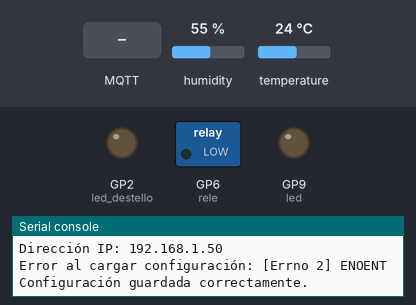
Simulated run of this program. Board: Raspberry Pi Pico running MicroPython. On the bench: switched loads named in the program (green lamp = pin HIGH), output pins drawn as LEDs (lit = HIGH), the last lines printed to the serial console. The inputs (shaded band) are chosen by the test bench; at power-on: humidity 55 %, temperature 24 °C. WiFi joins after 1.5 s; files the program writes start out absent; no MQTT or app messages arrive unless stated; values from a settings file that is not in the repository are placeholders; files that are not in the repository are absent.

Above: at 3.2 s.
3.3 s: MQTT message "1" arrives on the first subscribed topic
At 4.5 s:
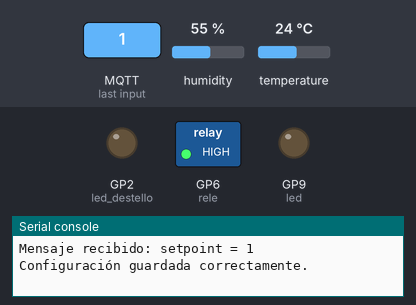
5.0 s: MQTT message "setpoint" arrives on the first subscribed topic
6.5 s: MQTT message "periodo" arrives on the first subscribed topic
Timing chart, 0 to 9.5 s (numbered marks = the images above; inputs shaded):
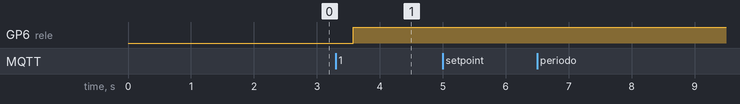

Measured:
- after the input at 3.3 s, GP6 (rele): LOW → HIGH after 0.28 s

The program:

main.py
```python
from mqtt_as import MQTTClient, config
import asyncio
import ujson as json
import machine, dht, network, time
from settings import SSID, password, BROKER

# Asignación de pines
rele = machine.Pin(6, machine.Pin.OUT)
led = machine.Pin(9, machine.Pin.OUT)
led_destello = machine.Pin(2, machine.Pin.OUT)  # Pin GP2 para el destello
sensor = dht.DHT22(machine.Pin(15))

# Variables globales
global setpoint, periodo, modo, estado_rele, temperatura

CONFIG_FILE = "config.json"

async def guardar_config():
    try:
        data = {
            "setpoint": setpoint,
            "periodo": periodo,
            "modo": modo,
            "estado_rele": estado_rele
        }
        with open(CONFIG_FILE, "w") as f:
            json.dump(data, f)
        print("Configuración guardada correctamente.")
    except Exception as e:
        print(f"Error al guardar configuración: {e}")

async def cargar_config():
    global setpoint, periodo, modo, estado_rele
    try:
        with open(CONFIG_FILE, "r") as f:
            data = json.load(f)
            setpoint = data.get("setpoint", 25)
            periodo = data.get("periodo", 10)
            modo = data.get("modo", 1)
            estado_rele = data.get("estado_rele", 0)
        print("Configuración cargada correctamente.")
    except (OSError, ValueError) as e:
        print(f"Error al cargar configuración: {e}")
        setpoint, periodo, modo, estado_rele = 25, 10, 1, 0
        asyncio.create_task(guardar_config())

# Obtener ID único
id = "".join("{:02X}".format(b) for b in machine.unique_id())

asyncio.create_task(cargar_config())

# Conexión WiFi
wlan = network.WLAN(network.STA_IF)
wlan.active(True)
wlan.connect(SSID, password)

print("Conectando a WiFi...")
max_wait = 10
while max_wait > 0:
    if wlan.status() < 0 or wlan.status() >= 3:
        break
    max_wait -= 1
    print("Esperando conexión...")
    time.sleep(1)

if wlan.status() != 3:
    raise RuntimeError("Error en la conexión de red")
else:
    print("Conectado a WiFi")
    print("Dirección IP:", wlan.ifconfig()[0])

# Config MQTT
config['server'] = BROKER
config['ssid'] = SSID
config['wifi_pw'] = password

# Manejo de conexión y suscripciones
async def conexion(client):
    while True:
        await client.up.wait()
        client.up.clear()
        for sub in ["setpoint", "periodo", "destello", "modo", "rele"]:
            await client.subscribe(f"{id}/{sub}", 1)

# Recepción de mensajes
async def mensajes(client):
    async for topic, msg, retained in client.queue:

        global setpoint, periodo, modo, estado_rele

        mensaje = msg.decode()
        subtopic = topic.decode().split("/")[-1]
        print(f"Mensaje recibido: {subtopic} = {mensaje}")

        if subtopic == "setpoint":
            try:
                setpoint = float(mensaje)
            except:
                print("Error en el tipo de la variable. Espera un flotante.")
            asyncio.create_task(control_rele())
            asyncio.create_task(guardar_config())

        elif subtopic == "periodo":
            try:
                periodo = int(mensaje)
            except:
                print("Error en el tipo de la variable. Espera un entero.")
            asyncio.create_task(guardar_config())

        elif subtopic == "modo":
            try:
                modo = int(mensaje)
            except:
                print("Error en el tipo de la variable. Espera un entero.")
            asyncio.create_task(control_rele())
            asyncio.create_task(guardar_config())

        elif subtopic == "rele":
            try:
                estado_rele = int(mensaje)
            except:
                print("Error en el tipo de la variable. Espera un entero.")
            asyncio.create_task(control_rele())
            asyncio.create_task(guardar_config())

        elif subtopic == "destello":
            asyncio.create_task(destellar_led())

async def control_rele():
    if modo == 1:  # Automático
        rele.value(temperatura > setpoint)
    else:  # Manual
        rele.value(estado_rele)

# Parpadear led en GP2
async def destellar_led():
    for _ in range(10):
        led_destello.on()
        await asyncio.sleep(0.2)
        led_destello.off()
        await asyncio.sleep(0.2)


async def limpiar_mensajes_retained(client):
    temas = ["setpoint", "periodo", "destello", "modo", "rele"]
    for tema in temas:
        await client.publish(f"{id}/{tema}", "", qos=1, retain=True)

async def main(client):

    await client.connect()
    await limpiar_mensajes_retained(client)

    asyncio.create_task(conexion(client))
    asyncio.create_task(mensajes(client))
    asyncio.create_task(control_rele())

    global temperatura

    while True:
        try:
            sensor.measure()
            temperatura = sensor.temperature()
            humedad = sensor.humidity()
        except OSError:
            print("Error leyendo el sensor")
            temperatura = 0
            humedad = 0

        data = {
            "modo": modo,
            "humedad": humedad,
            "temperatura": temperatura,
            "periodo": periodo,
            "setpoint": setpoint
        }
        print(json.dumps(data))

        await client.publish(id, json.dumps(data), qos=1)
        await asyncio.sleep(periodo)

# Configurar MQTT
config["queue_len"] = 1  # Use event interface with default queue size
MQTTClient.DEBUG = True  # Optional: print diagnostic messages
client = MQTTClient(config)

try:
    asyncio.run(main(client))
finally:
    client.close()
```
